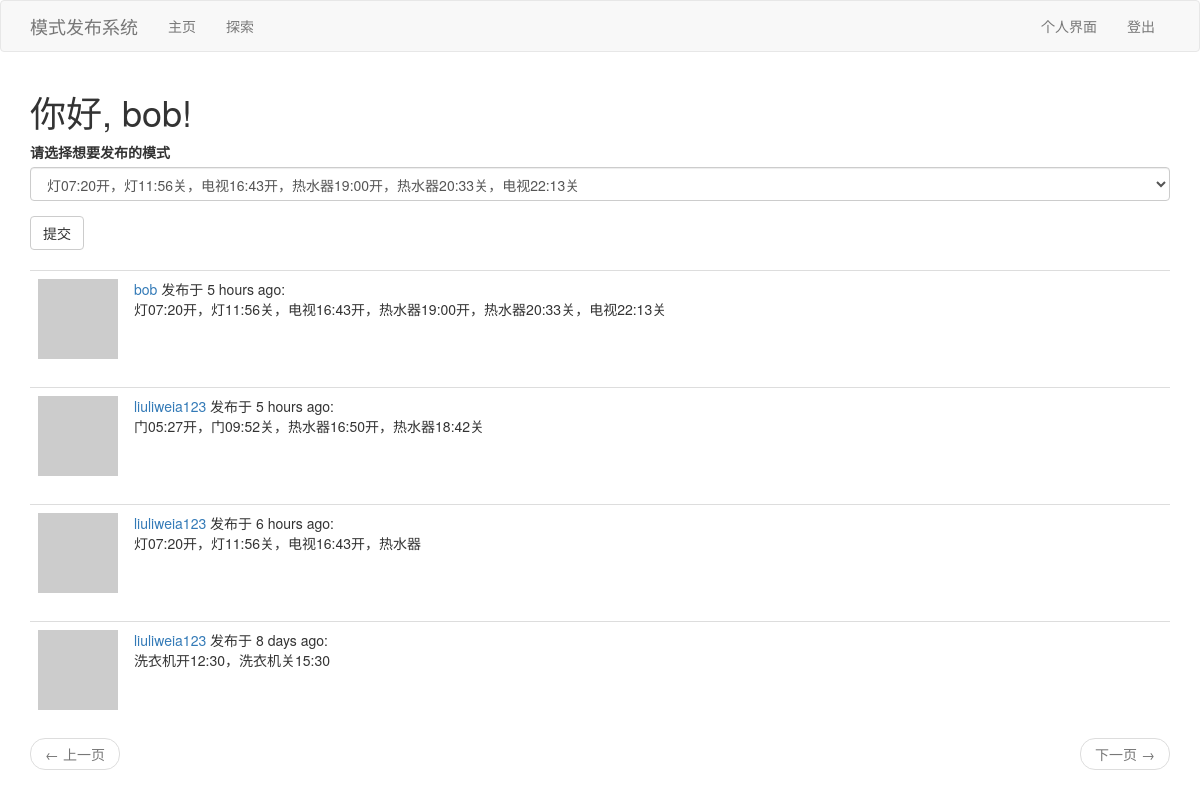
The page /index (signed in) on the database its author committed.
### app/models.py (models this page shows, shortened)
class User(UserMixin, db.Model):
    id = db.Column(db.Integer, primary_key=True)
    username = db.Column(db.String(64), index=True, unique=True)
    email = db.Column(db.String(120), index=True, unique=True)
    password_hash = db.Column(db.String(128))
    posts = db.relationship('Post', backref='author', lazy='dynamic')
    about_me = db.Column(db.String(140))
    last_seen = db.Column(db.DateTime, default=datetime.utcnow)
    followed = db.relationship(
        'User', secondary=followers,
        primaryjoin=(followers.c.follower_id == id),
        secondaryjoin=(followers.c.followed_id == id),
        backref=db.backref('followers', lazy='dynamic'), lazy='dynamic')
    def avatar(self, size):
        digest = md5(self.email.lower().encode('utf-8')).hexdigest()
        return 'https://www.gravatar.com/avatar/{}?d=identicon&s={}'.format(
            digest, size)
    def followed_posts(self):
        followed = Post.query.join(
            followers, (followers.c.followed_id == Post.user_id)).filter(
                followers.c.follower_id == self.id)
        own = Post.query.filter_by(user_id=self.id)
        return followed.union(own).order_by(Post.timestamp.desc())

class Post(db.Model):
    id = db.Column(db.Integer, primary_key=True)
    body = db.Column(db.String(140))
    timestamp = db.Column(db.DateTime, index=True, default=datetime.utcnow)
    user_id = db.Column(db.Integer, db.ForeignKey('user.id'))
    language = db.Column(db.String(5))

### app/routes.py (the view, shortened to what this page needs)
@app.route('/', methods=['GET', 'POST'])
@app.route('/index', methods=['GET', 'POST'])
@login_required
def index():
    form = PostForm()
    '''if form2.validate_on_submit():
        language = guess_language(form2.pattern.data)
        if language == 'UNKNOWN' or len(language) > 5:
            language = ''
        pattern = Post(pattern=form2.pattern.pattern2, author=current_user,
                    language=language)
        db.session.add(pattern)
        db.session.commit()
        flash('Your pattern is now live!')
        return redirect(url_for('index'))'''
    page = request.args.get('page', 1, type=int)
    posts = current_user.followed_posts().paginate(
        page, app.config['POSTS_PER_PAGE'], False)
    next_url = url_for('index', page=posts.next_num) \
        if posts.has_next else None
    prev_url = url_for('index', page=posts.prev_num) \
        if posts.has_prev else None
    return render_template('index.html', title='Home', form=form,
                           posts=posts.items, next_url=next_url,
                           prev_url=prev_url)

### app/forms.py
class PostForm(FlaskForm):
    S = '想分享什么模式呢？'
    '''post = TextAreaField('说点什么吧：', validators=[
        DataRequired(), Length(min=1, max=140)])'''
    '''pattern = TextAreaField(S, validators=[
        DataRequired(), Length(min=1, max=140)])'''
    c = [('电视机开12:30，电视机关15:30', '电视机开12:30，电视机关15:30'),
         ('灯开12:30，灯关15:30', '灯开12:30，灯关15:30'),
         ('洗衣机开12:30，洗衣机关15:30', '洗衣机开12:30，洗衣机关15:30111111111111111111111111111111111111111111'
             '111111111111111111111111111111111111111111111111111111111111111111111'
             '111111111111111111111111111111111111111111111111111111111111111111')]
    S = read("s&t3.0.txt")
    S2 = open("record.txt", 'w+')
    num_p = 0
    patterns = NprefixSpan(SquencePattern([], sys.maxsize), S, 3)
    new_patterns = filter_patterns(patterns)
    npprefix = print_patterns(S, S2, new_patterns)
    a = npprefix.prefix3
    post = SelectField(label='请选择想要发布的模式',
        validators=[DataRequired('请选择标签')],
        render_kw={
            'class': 'form-control'
        },
        choices=a,
        coerce=str
                          )
    submit = SubmitField('提交')

### app/models.py (called while the page is built)
@login.user_loader
def load_user(id):
    return User.query.get(int(id))

### app/routes.py (called while the page is built)
@app.before_request
def before_request():
    if current_user.is_authenticated:
        current_user.last_seen = datetime.utcnow()
        db.session.commit()

### app/templates/index.html
{% extends "base.html" %}
{% import 'bootstrap/wtf.html' as wtf %}
{% block app_content %}
    <h1>你好, {{ current_user.username }}!</h1>
    {% if form %}
    {{ wtf.quick_form(form) }}
    <br>
    {% endif %}
    {% for post in posts %}
        {% include '_post.html' %}
    {% endfor %}
    <nav aria-label="...">
        <ul class="pager">
            <li class="previous{% if not prev_url %} disabled{% endif %}">
                <a href="{{ prev_url or '#' }}">
                    <span aria-hidden="true">&larr;</span> 上一页
                </a>
            </li>
            <li class="next{% if not next_url %} disabled{% endif %}">
                <a href="{{ next_url or '#' }}">
                    下一页 <span aria-hidden="true">&rarr;</span>
                </a>
            </li>
        </ul>
    </nav>
{% endblock %}

### app/templates/_post.html
    <table class="table table-hover">
        <tr>
            <td width="70px">
                <a href="{{ url_for('user', username=post.author.username) }}">
                    <img src="{{ post.author.avatar(70) }}" />
                </a>
            </td>
            <td>
                <a href="{{ url_for('user', username=post.author.username) }}">
                    {{ post.author.username }}
                </a>
                发布于 {{ moment(post.timestamp).fromNow() }}:
                <br>
                {{ post.body }}
            </td>
        </tr>
    </table>

### rows shown on the page
User: username "bob"
Post: author.username "bob", timestamp "5 hours ago", body "灯07:20开，灯11:56关，电视16:43开，热水器19:00开，热水器20:33关，电视22:13关"
Post: author.username "liuliweia123", timestamp "5 hours ago", body "门05:27开，门09:52关，热水器16:50开，热水器18:42关"
Post: author.username "liuliweia123", timestamp "6 hours ago", body "灯07:20开，灯11:56关，电视16:43开，热水器"
Post: author.username "liuliweia123", timestamp "8 days ago", body "洗衣机开12:30，洗衣机关15:30"
